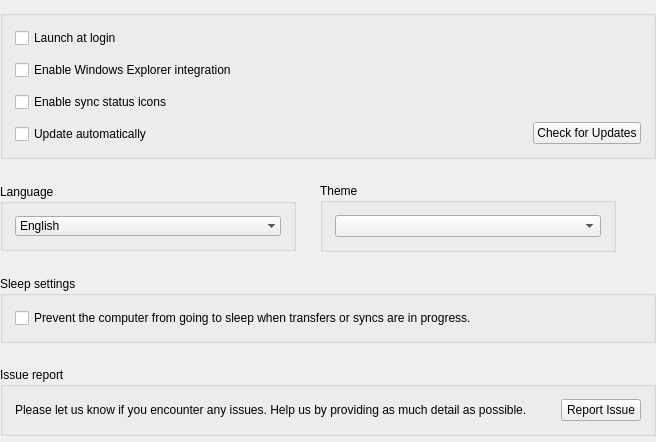
     <widget class="QWidget" name="pGeneral">
      <property name="sizePolicy">
       <sizepolicy hsizetype="Preferred" vsizetype="Fixed">
        <horstretch>0</horstretch>
        <verstretch>0</verstretch>
       </sizepolicy>
      </property>
      <layout class="QVBoxLayout" name="pGeneralLayout" stretch="0,0,0,0,10">
       <property name="spacing">
        <number>24</number>
       </property>
       <property name="leftMargin">
        <number>0</number>
       </property>
       <property name="topMargin">
        <number>10</number>
       </property>
       <property name="rightMargin">
        <number>0</number>
       </property>
       <property name="bottomMargin">
        <number>0</number>
       </property>
       <item>
        <widget class="QGroupBox" name="gGeneral">
         <property name="sizePolicy">
          <sizepolicy hsizetype="Preferred" vsizetype="Fixed">
           <horstretch>0</horstretch>
           <verstretch>0</verstretch>
          </sizepolicy>
         </property>
         <property name="type" stdset="0">
          <string notr="true">mega</string>
         </property>
         <layout class="QHBoxLayout" name="horizontalLayout_11" stretch="1,0,1">
          <property name="spacing">
           <number>0</number>
          </property>
          <property name="leftMargin">
           <number>12</number>
          </property>
          <property name="topMargin">
           <number>12</number>
          </property>
          <property name="rightMargin">
           <number>12</number>
          </property>
          <property name="bottomMargin">
           <number>12</number>
          </property>
          <item>
           <layout class="QVBoxLayout" name="verticalLayout_4">
            <property name="spacing">
             <number>12</number>
            </property>
            <item>
             <widget class="QCheckBox" name="cStartOnStartup">
              <property name="enabled">
               <bool>true</bool>
              </property>
              <property name="maximumSize">
               <size>
                <width>16777215</width>
                <height>16777215</height>
               </size>
              </property>
              <property name="cursor">
               <cursorShape>PointingHandCursor</cursorShape>
              </property>
              <property name="text">
               <string>Launch at login</string>
              </property>
              <property name="type" stdset="0">
               <string notr="true">mega</string>
              </property>
             </widget>
            </item>
            <item>
             <widget class="QCheckBox" name="cFinderIcons">
              <property name="maximumSize">
               <size>
                <width>16777215</width>
                <height>16777215</height>
               </size>
              </property>
              <property name="cursor">
               <cursorShape>PointingHandCursor</cursorShape>
              </property>
              <property name="text">
               <string>Enable Windows Explorer integration</string>
              </property>
              <property name="type" stdset="0">
               <string notr="true">mega</string>
              </property>
             </widget>
            </item>
            <item>
             <widget class="QCheckBox" name="cOverlayIcons">
              <property name="maximumSize">
               <size>
                <width>16777215</width>
                <height>16777215</height>
               </size>
              </property>
              <property name="cursor">
               <cursorShape>PointingHandCursor</cursorShape>
              </property>
              <property name="text">
               <string>Enable sync status icons</string>
              </property>
              <property name="type" stdset="0">
               <string notr="true">mega</string>
              </property>
             </widget>
            </item>
            <item>
             <widget class="QCheckBox" name="cAutoUpdate">
              <property name="enabled">
               <bool>true</bool>
              </property>
              <property name="maximumSize">
               <size>
                <width>16777215</width>
                <height>16777215</height>
               </size>
              </property>
              <property name="cursor">
               <cursorShape>PointingHandCursor</cursorShape>
              </property>
              <property name="text">
               <string>Update automatically</string>
              </property>
              <property name="type" stdset="0">
               <string notr="true">mega</string>
              </property>
             </widget>
            </item>
           </layout>
          </item>
          <item>
           <spacer name="horizontalSpacer">
            <property name="orientation">
             <enum>Qt::Horizontal</enum>
            </property>
            <property name="sizeType">
             <enum>QSizePolicy::Expanding</enum>
            </property>
            <property name="sizeHint" stdset="0">
             <size>
              <width>50</width>
              <height>20</height>
             </size>
            </property>
           </spacer>
          </item>
          <item>
           <layout class="QVBoxLayout" name="verticalLayout_7">
            <property name="spacing">
             <number>0</number>
            </property>
            <item>
             <spacer name="verticalSpacer_2">
              <property name="orientation">
               <enum>Qt::Vertical</enum>
              </property>
              <property name="sizeHint" stdset="0">
               <size>
                <width>20</width>
                <height>0</height>
               </size>
              </property>
             </spacer>
            </item>
            <item>
             <layout class="QHBoxLayout" name="horizontalLayout_10">
              <item>
               <spacer name="horizontalSpacer_3">
                <property name="orientation">
                 <enum>Qt::Horizontal</enum>
                </property>
                <property name="sizeHint" stdset="0">
                 <size>
                  <width>0</width>
                  <height>20</height>
                 </size>
                </property>
               </spacer>
              </item>
              <item>
               <widget class="QPushButton" name="bUpdate">
                <property name="sizePolicy">
                 <sizepolicy hsizetype="Preferred" vsizetype="Fixed">
                  <horstretch>0</horstretch>
                  <verstretch>0</verstretch>
                 </sizepolicy>
                </property>
                <property name="cursor">
                 <cursorShape>PointingHandCursor</cursorShape>
                </property>
                <property name="focusPolicy">
                 <enum>Qt::StrongFocus</enum>
                </property>
                <property name="text">
                 <string>Check for Updates</string>
                </property>
                <property name="autoDefault">
                 <bool>false</bool>
                </property>
                <property name="type" stdset="0">
                 <string notr="true">secondary</string>
                </property>
                <property name="dimension" stdset="0">
                 <string notr="true">small</string>
                </property>
               </widget>
              </item>
             </layout>
            </item>
           </layout>
          </item>
         </layout>
        </widget>
       </item>
       <item>
        <layout class="QHBoxLayout" name="horizontalLayout_12">
         <item>
          <widget class="QGroupBox" name="gLanguage">
           <property name="sizePolicy">
            <sizepolicy hsizetype="Preferred" vsizetype="Fixed">
             <horstretch>0</horstretch>
             <verstretch>0</verstretch>
            </sizepolicy>
           </property>
           <property name="title">
            <string>Language</string>
           </property>
           <property name="type" stdset="0">
            <string notr="true">mega</string>
           </property>
           <layout class="QVBoxLayout" name="verticalLayout_17">
            <property name="leftMargin">
             <number>12</number>
            </property>
            <property name="topMargin">
             <number>12</number>
            </property>
            <property name="rightMargin">
             <number>12</number>
            </property>
            <property name="bottomMargin">
             <number>12</number>
            </property>
            <item>
             <widget class="QComboBox" name="cLanguage">
              <property name="sizePolicy">
               <sizepolicy hsizetype="Preferred" vsizetype="Fixed">
                <horstretch>0</horstretch>
                <verstretch>0</verstretch>
               </sizepolicy>
              </property>
              <property name="minimumSize">
               <size>
                <width>266</width>
                <height>0</height>
               </size>
              </property>
              <property name="cursor">
               <cursorShape>PointingHandCursor</cursorShape>
              </property>
              <property name="frame">
               <bool>false</bool>
              </property>
              <property name="type" stdset="0">
               <string notr="true">mega</string>
              </property>
              <property name="dimension" stdset="0">
               <string notr="true">small</string>
              </property>
              <item>
               <property name="text">
                <string notr="true">English</string>
               </property>
              </item>
             </widget>
            </item>
           </layout>
          </widget>
         </item>
         <item>
          <widget class="QGroupBox" name="gThemeSelector">
           <property name="sizePolicy">
            <sizepolicy hsizetype="Preferred" vsizetype="Fixed">
             <horstretch>0</horstretch>
             <verstretch>0</verstretch>
            </sizepolicy>
           </property>
           <property name="title">
            <string notr="true">Theme</string>
           </property>
           <property name="type" stdset="0">
            <string notr="true">mega</string>
           </property>
           <layout class="QVBoxLayout" name="verticalLayout_21">
            <property name="leftMargin">
             <number>12</number>
            </property>
            <property name="topMargin">
             <number>12</number>
            </property>
            <property name="rightMargin">
             <number>12</number>
            </property>
            <property name="bottomMargin">
             <number>12</number>
            </property>
            <item>
             <widget class="QComboBox" name="cbTheme">
              <property name="sizePolicy">
               <sizepolicy hsizetype="Preferred" vsizetype="Fixed">
                <horstretch>0</horstretch>
                <verstretch>0</verstretch>
               </sizepolicy>
              </property>
              <property name="minimumSize">
               <size>
                <width>266</width>
                <height>0</height>
               </size>
              </property>
              <property name="cursor">
               <cursorShape>PointingHandCursor</cursorShape>
              </property>
              <property name="type" stdset="0">
               <string notr="true">mega</string>
              </property>
              <property name="dimension" stdset="0">
               <string notr="true">small</string>
              </property>
             </widget>
            </item>
           </layout>
          </widget>
         </item>
         <item>
          <spacer name="horizontalSpacer_12">
           <property name="orientation">
            <enum>Qt::Horizontal</enum>
           </property>
           <property name="sizeHint" stdset="0">
            <size>
             <width>40</width>
             <height>20</height>
            </size>
           </property>
          </spacer>
         </item>
        </layout>
       </item>
       <item>
        <widget class="QGroupBox" name="gSleepSettings">
         <property name="sizePolicy">
          <sizepolicy hsizetype="Preferred" vsizetype="Fixed">
           <horstretch>0</horstretch>
           <verstretch>0</verstretch>
          </sizepolicy>
         </property>
         <property name="title">
          <string>Sleep settings</string>
         </property>
         <property name="type" stdset="0">
          <string notr="true">mega</string>
         </property>
         <layout class="QVBoxLayout" name="verticalLayout_9">
          <property name="spacing">
           <number>0</number>
          </property>
          <property name="leftMargin">
           <number>12</number>
          </property>
          <property name="topMargin">
           <number>12</number>
          </property>
          <property name="rightMargin">
           <number>12</number>
          </property>
          <property name="bottomMargin">
           <number>12</number>
          </property>
          <item>
           <widget class="QCheckBox" name="cbSleepMode">
            <property name="cursor">
             <cursorShape>PointingHandCursor</cursorShape>
            </property>
            <property name="text">
             <string>Prevent the computer from going to sleep when transfers or syncs are in progress.</string>
            </property>
            <property name="type" stdset="0">
             <string notr="true">mega</string>
            </property>
           </widget>
          </item>
         </layout>
        </widget>
       </item>
       <item>
        <widget class="QGroupBox" name="gBugReport">
         <property name="sizePolicy">
          <sizepolicy hsizetype="Preferred" vsizetype="Fixed">
           <horstretch>0</horstretch>
           <verstretch>0</verstretch>
          </sizepolicy>
         </property>
         <property name="title">
          <string>Issue report</string>
         </property>
         <property name="type" stdset="0">
          <string notr="true">mega</string>
         </property>
         <layout class="QVBoxLayout" name="verticalLayout_5">
          <property name="spacing">
           <number>0</number>
          </property>
          <property name="leftMargin">
           <number>12</number>
          </property>
          <property name="topMargin">
           <number>12</number>
          </property>
          <property name="rightMargin">
           <number>12</number>
          </property>
          <property name="bottomMargin">
           <number>12</number>
          </property>
          <item>
           <layout class="QHBoxLayout" name="horizontalLayout_13" stretch="1,0,0">
            <item>
             <widget class="QLabel" name="lBugReport">
              <property name="sizePolicy">
               <sizepolicy hsizetype="Preferred" vsizetype="Maximum">
                <horstretch>0</horstretch>
                <verstretch>0</verstretch>
               </sizepolicy>
              </property>
              <property name="text">
               <string>Please let us know if you encounter any issues. Help us by providing as much detail as possible.</string>
              </property>
              <property name="wordWrap">
               <bool>true</bool>
              </property>
             </widget>
            </item>
            <item>
             <spacer name="horizontalSpacer_13">
              <property name="orientation">
               <enum>Qt::Horizontal</enum>
              </property>
              <property name="sizeHint" stdset="0">
               <size>
                <width>10</width>
                <height>20</height>
               </size>
              </property>
             </spacer>
            </item>
            <item>
             <layout class="QVBoxLayout" name="verticalLayout_16" stretch="0,1">
              <item>
               <spacer name="verticalSpacer_8">
                <property name="orientation">
                 <enum>Qt::Vertical</enum>
                </property>
                <property name="sizeHint" stdset="0">
                 <size>
                  <width>20</width>
                  <height>0</height>
                 </size>
                </property>
               </spacer>
              </item>
              <item>
               <widget class="QPushButton" name="bSendBug">
                <property name="sizePolicy">
                 <sizepolicy hsizetype="Preferred" vsizetype="Fixed">
                  <horstretch>0</horstretch>
                  <verstretch>0</verstretch>
                 </sizepolicy>
                </property>
                <property name="maximumSize">
                 <size>
                  <width>16777215</width>
                  <height>16777215</height>
                 </size>
                </property>
                <property name="cursor">
                 <cursorShape>PointingHandCursor</cursorShape>
                </property>
                <property name="text">
                 <string>Report Issue</string>
                </property>
                <property name="autoDefault">
                 <bool>false</bool>
                </property>
                <property name="type" stdset="0">
                 <string notr="true">secondary</string>
                </property>
                <property name="dimension" stdset="0">
                 <string notr="true">small</string>
                </property>
               </widget>
              </item>
             </layout>
            </item>
           </layout>
          </item>
         </layout>
        </widget>
       </item>
       <item>
        <spacer name="verticalSpacer_4">
         <property name="orientation">
          <enum>Qt::Vertical</enum>
         </property>
         <property name="sizeType">
          <enum>QSizePolicy::Expanding</enum>
         </property>
         <property name="sizeHint" stdset="0">
          <size>
           <width>0</width>
           <height>2</height>
          </size>
         </property>
        </spacer>
       </item>
      </layout>
     </widget>
